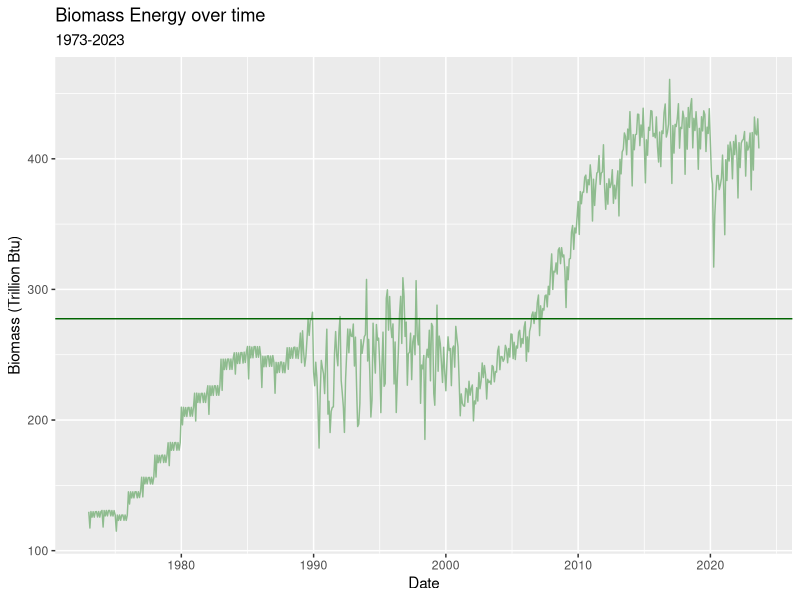
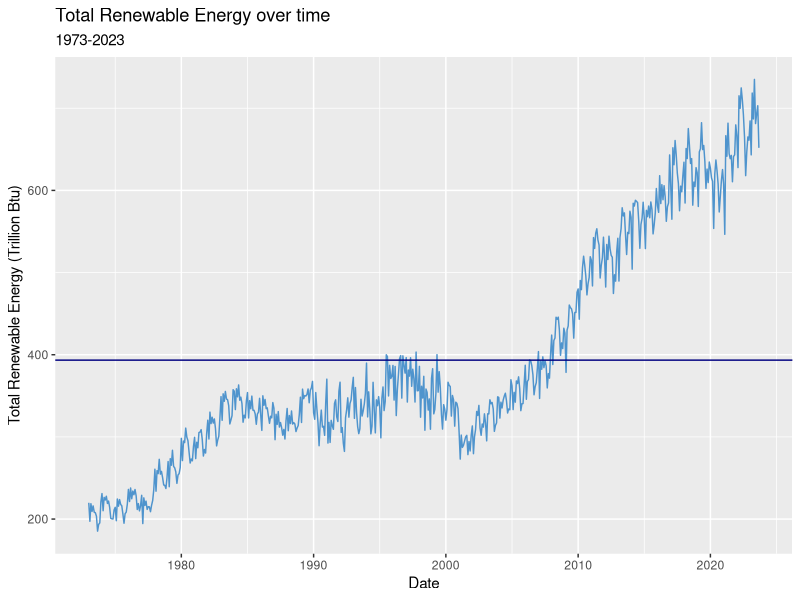
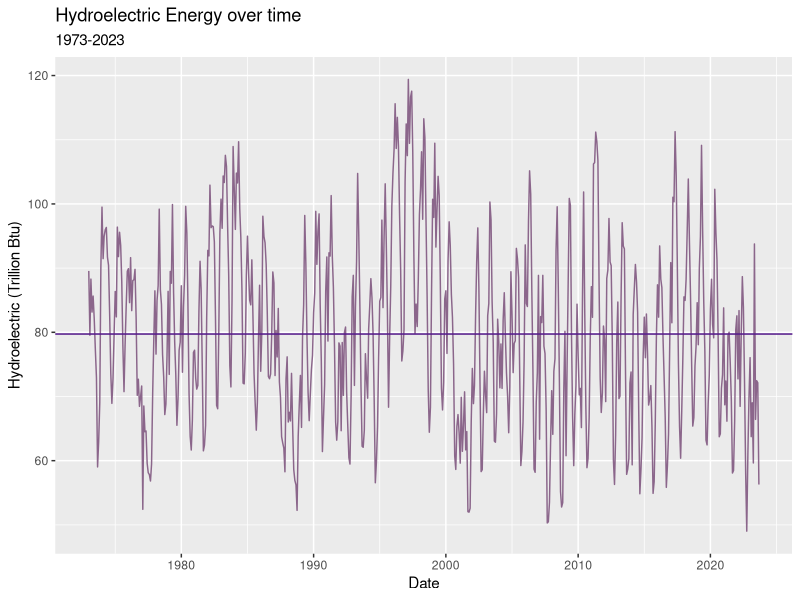
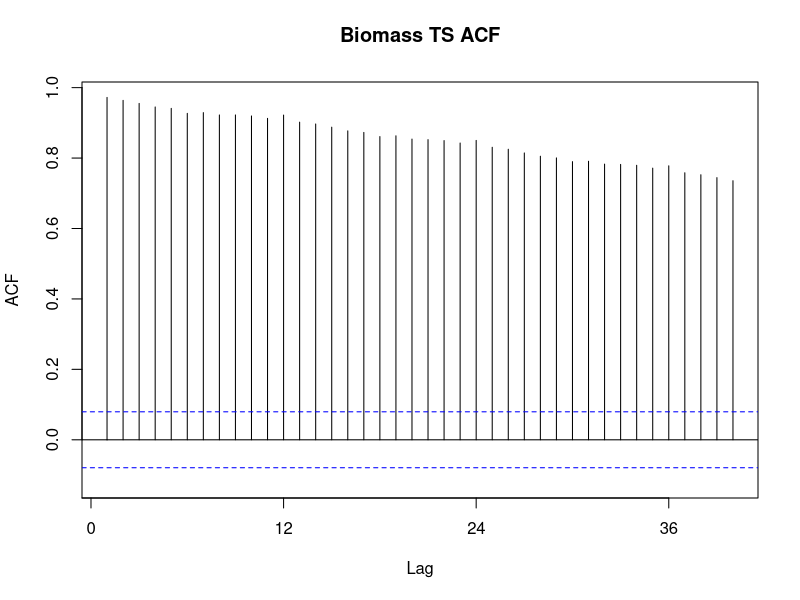
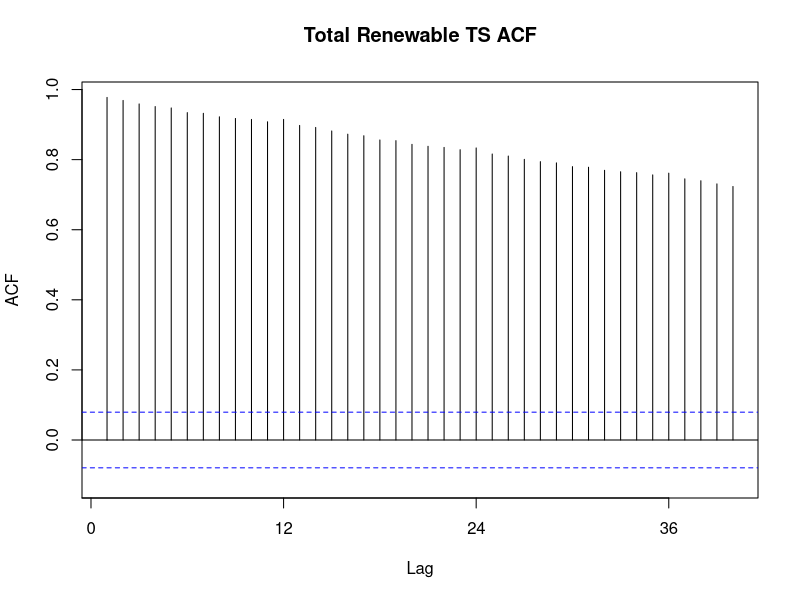
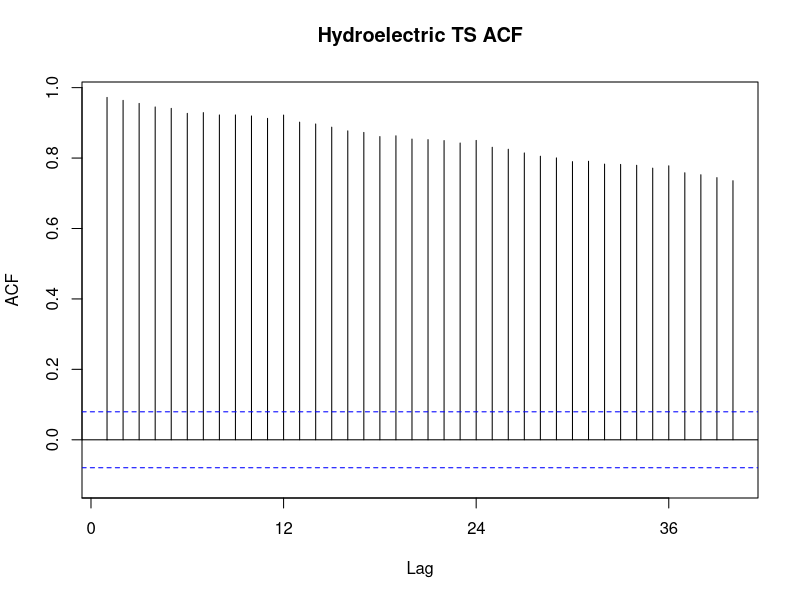
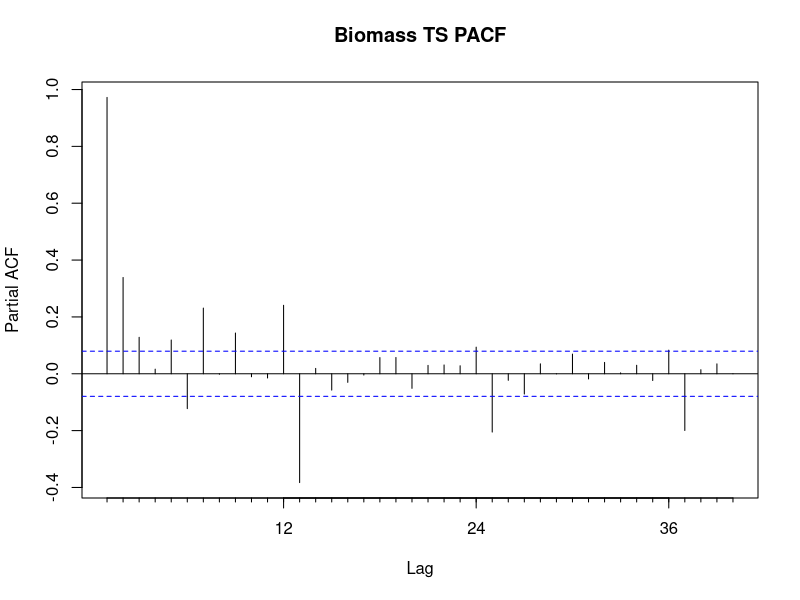
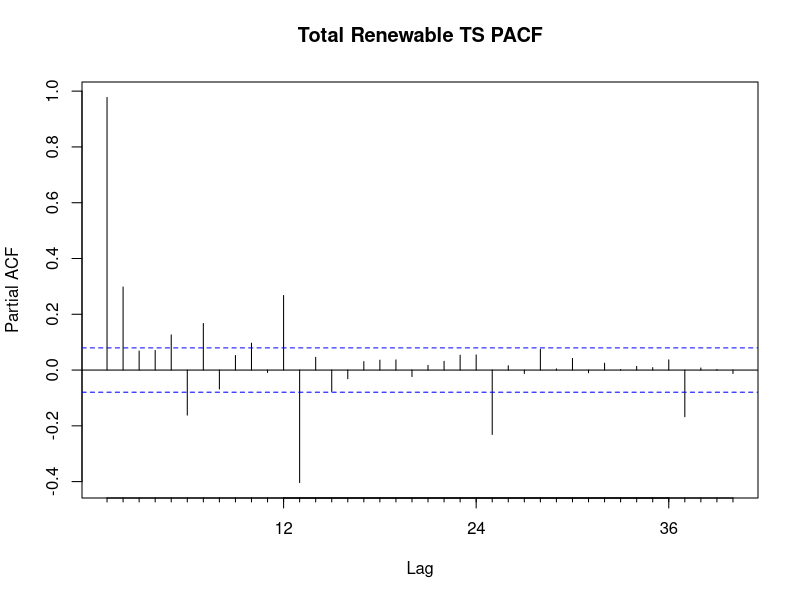

The R script that drew these images, in order:
## ---- chunk 1
#Load/install required package here
library(tidyverse)
library(here)
library(readxl)
library(forecast)
library(tseries)
library(dplyr)
## ---- chunk 2
#Importing data set
raw_data <- read_excel(path=here('Data', 
          'Table_10.1_Renewable_Energy_Production_and_Consumption_by_Source.xlsx'),
          skip = 12, sheet="Monthly Data",col_names=FALSE) 

#Now let's extract the column names from row 11
read_col_names <- read_excel(path=here('Data', 
          'Table_10.1_Renewable_Energy_Production_and_Consumption_by_Source.xlsx'),
            skip = 10,n_max = 1, sheet="Monthly Data",col_names=FALSE) 

colnames(raw_data) <- read_col_names
head(raw_data)
## ---- chunk 3
energy_df <- raw_data[,c('Month', 'Total Biomass Energy Consumption', 
                         'Total Renewable Energy Consumption', 
                         'Hydroelectric Power Consumption')]
head(energy_df)
## ---- chunk 4
energy_ts <- ts(energy_df[,2:4], start=c(1973, 1), frequency = 12)
head(energy_ts)
## ---- chunk 5
biomass_mean <- mean(energy_ts[,1])
paste("Biomass - mean: ", round(biomass_mean,2), 
      " std. dev: ", round(sd(energy_ts[,1]),2))

totalrenew_mean <- mean(energy_ts[,2])
paste("Total Renewable Energy - mean: ", round(totalrenew_mean,2), 
      " std. dev: ", round(sd(energy_ts[,2]),2))

hydro_mean <- mean(energy_ts[,3])
paste("Hydroelectric - mean: ", round(hydro_mean,2), 
      " std. dev: ", round(sd(energy_ts[,3]),2))
## ---- chunk 6
nospace_colnames <- c('date', 'biomass', 'total_renew', 'hydro')
colnames(energy_df) <- nospace_colnames

ggplot(data=energy_df, aes(x=date, y=biomass))+
  geom_line(color='darkseagreen')+
  geom_hline(yintercept = biomass_mean, color='darkgreen')+
  labs(x='Date', y='Biomass (Trillion Btu)', 
       title='Biomass Energy over time', subtitle = '1973-2023')
## ---- chunk 7
ggplot(data=energy_df, aes(x=date, y=total_renew))+
  geom_line(color='steelblue3')+
  geom_hline(yintercept = totalrenew_mean, color='navy')+
  labs(x='Date', y='Total Renewable Energy (Trillion Btu)', 
       title='Total Renewable Energy over time', subtitle = '1973-2023')
## ---- chunk 8
ggplot(data=energy_df, aes(x=date, y=hydro))+
  geom_line(color='plum4')+
  geom_hline(yintercept = hydro_mean, color='purple4')+
  labs(x='Date', y='Hydroelectric (Trillion Btu)', 
       title='Hydroelectric Energy over time', subtitle = '1973-2023')  
## ---- chunk 9
paste("Biomass and Total Renewable:", round(cor(energy_ts[,1], energy_ts[,2]),3))
paste("Biomass and Hydro:", round(cor(energy_ts[,2], energy_ts[,3]),3))
paste("Hydro and Total Renewable:", round(cor(energy_ts[,1], energy_ts[,3]),3))
## ---- chunk 10
Acf(energy_ts[,1], lag.max=40, main="Biomass TS ACF")
Acf(energy_ts[,2], lag.max=40, main="Total Renewable TS ACF")
Acf(energy_ts[,1], lag.max=40, main="Hydroelectric TS ACF")
## ---- chunk 11
Pacf(energy_ts[,1], lag.max=40, main="Biomass TS PACF")
Pacf(energy_ts[,2], lag.max=40, main="Total Renewable TS PACF")
Pacf(energy_ts[,1], lag.max=40, main="Hydroelectric TS PACF")
